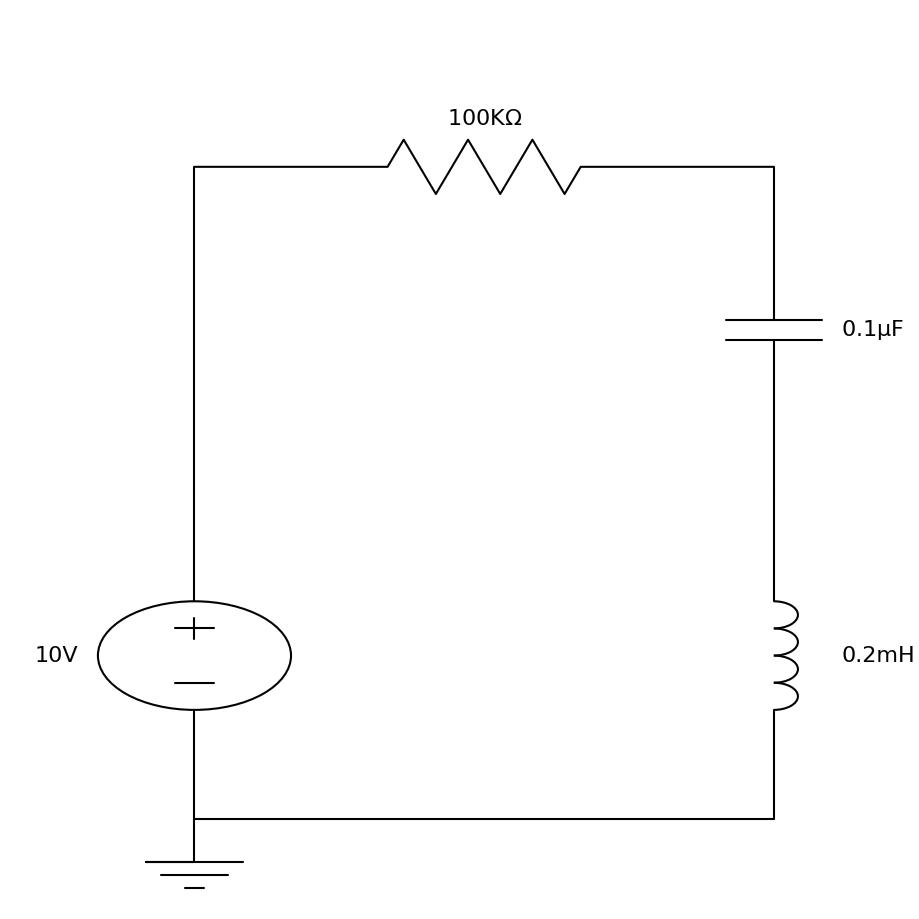

Recreate this plot in Python.
import SchemDraw as schem
import SchemDraw.elements as e

d = schem.Drawing()
V1 = d.add(e.SOURCE_V, label='10V')
d.add(e.LINE)
R1 = d.add(e.RES, d='right', label='100K$\Omega$')
C1 = d.add(e.CAP, d='down', botlabel='0.1$\mu$F')
S1 = d.add(e.INDUCTOR, botlabel='0.2mH')
d.add(e.LINE, to=V1.start)
d.add(e.GND)
d.draw()
#d.save('simple-draw_circuit.eps')
